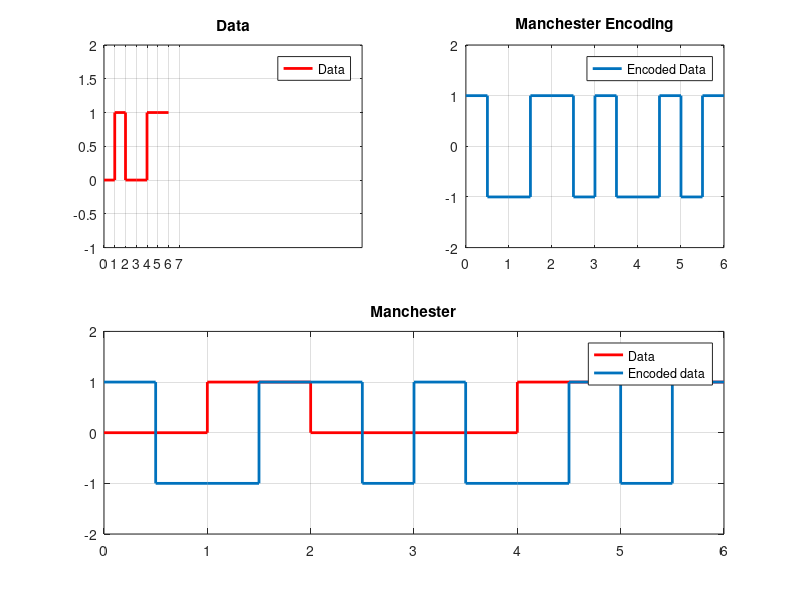
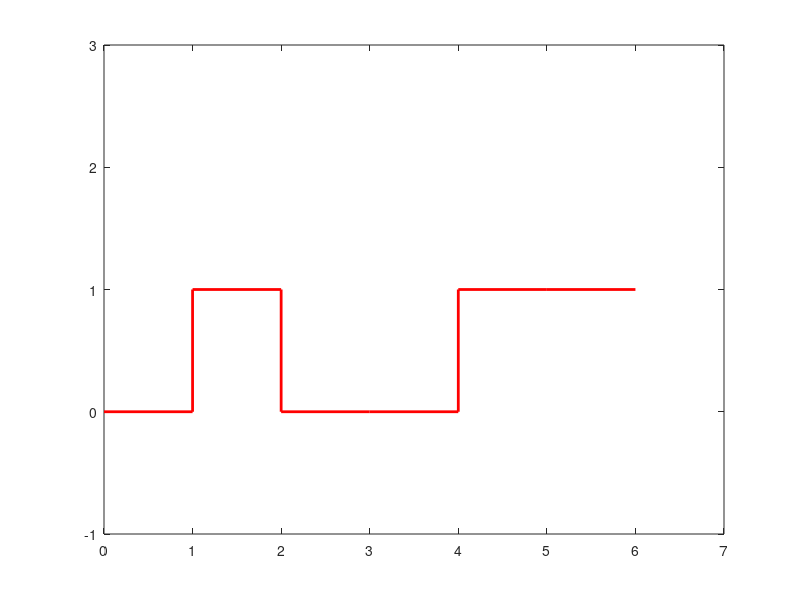

Here is the MATLAB script that generated these plots, in order:
%2017331108

data = [0 1 0 0 1 1];
n = length(data);

a2=[];
b2 = data(1:length(data))

a2(1:length(data)) = b2;
a2(n+1) = a2(n);

xs=0:length(a2)-1


x = [];
y = [];

for i=1:n
    x=[x i-1 i-1+0.5 i-1+0.5 i];
    if(data(i)==0)
        y=[y 1 1 -1 -1];
    else
        y=[y -1 -1 1 1];
    end
end

subplot(2,2,1);
stairs(xs,a2,'r', 'linewidth', 2);
title('Data')
axis([0 length(y) -1 2])
xticks(0:1:length(a2))
legend('Data')
grid on

subplot(2,2,2);
plot(x,y, 'linewidth', 2);
axis([0,n,-2,2]);
title('Manchester');
legend('data', 'Encoded data');
title('Manchester Encoding')
legend("Encoded Data")
grid on;


subplot(2,2,[3,4]);
stairs(xs,a2,'r','linewidth', 2);
hold on;

plot(x,y, 'linewidth', 2)
axis([0,n,-2,2]);
title('Manchester');
legend('Data', 'Encoded data');
hold off  
grid on;


%Decode
d = [];

for i=1:4:length(y)-3
  disp(i);
  if(y(i)==-1)
    d=[d 1];
  else
    d=[d 0];
  end
end  
disp(d);

d(length(d)+1) = d(length(d));


xq=0:length(d)-1
figure(2)
stairs(xq,d,'r','linewidth',2)
axis([0, length(d), -1, 3]) 






